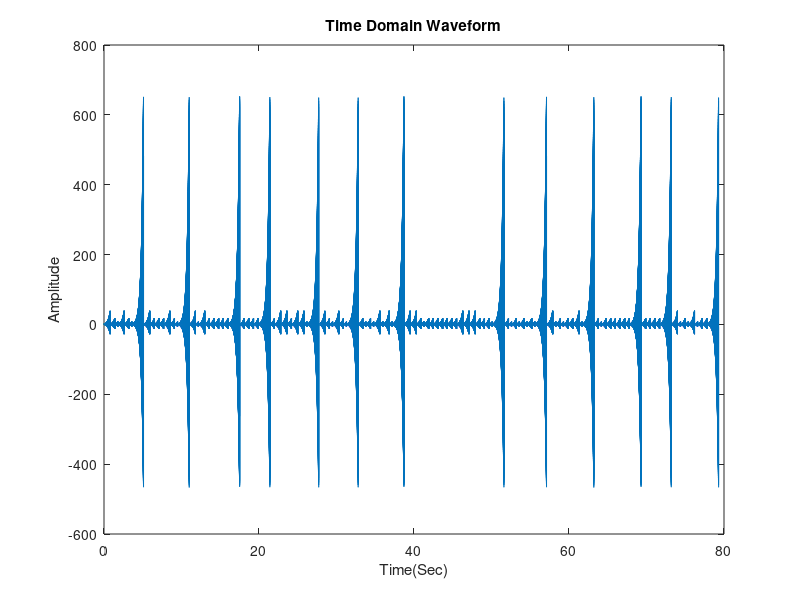
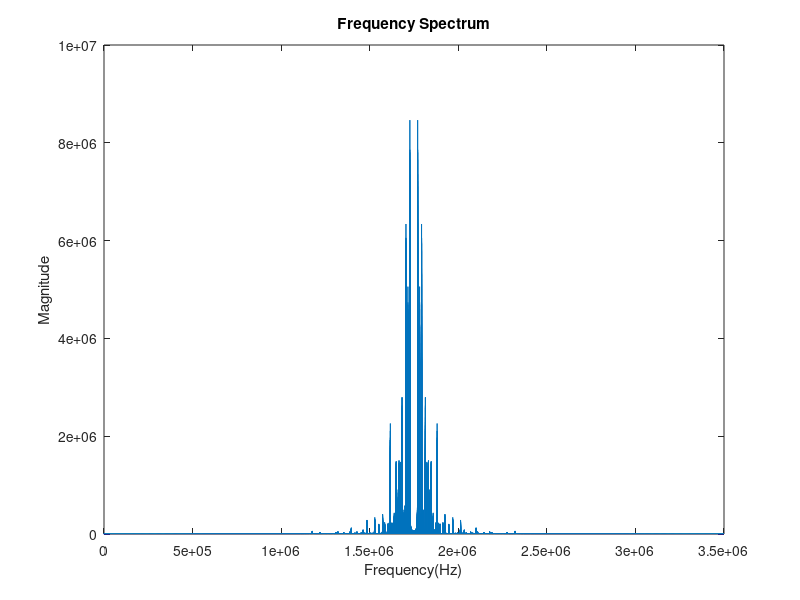

Here is the MATLAB script that generated these plots, in order:
Fs = 44100;
delta = 1/Fs;
FB3 = 246.94;
FC4 = 261.63;
FCD = 277.18;
FD4 = 293.66;
FDE = 311.13;
FE4 = 329.63;
FF4 = 349.23;
FFG = 369.99;
FG4 = 392.00;
FGA = 415.30;
FA4 = 440.00;
FAB = 466.16;
FB4 = 493.88;
FC5 = 523.25;
FCE = 554.93;
FD5 = 587.33;
FDF = 622.50;
d00 = 0.4;
d01 = 0.6;
d05 = 0.8;
d15 = 1.5;
t00 = delta:delta:d00;
t01 = delta:delta:d01;
t05 = delta:delta:d05;
t15 = delta:delta:d15;
% d00
PB3_00 = zeros(1,Fs*d00);
PC4_00 = zeros(1,Fs*d00);
PCD_00 = zeros(1,Fs*d00);
PD4_00 = zeros(1,Fs*d00);
PDE_00 = zeros(1,Fs*d00);
PE4_00 = zeros(1,Fs*d00);
PF4_00 = zeros(1,Fs*d00);
PFG_00 = zeros(1,Fs*d00);
PG4_00 = zeros(1,Fs*d00);
PGA_00 = zeros(1,Fs*d00);
PA4_00 = zeros(1,Fs*d00);
PAB_00 = zeros(1,Fs*d00);
PB4_00 = zeros(1,Fs*d00);
PC5_00 = zeros(1,Fs*d00);
PCE_00 = zeros(1,Fs*d00);
PD5_00 = zeros(1,Fs*d00);
PDF_00 = zeros(1,Fs*d00);
% d01
PB3_01 = zeros(1,Fs*d01);
PC4_01 = zeros(1,Fs*d01);
PCD_01 = zeros(1,Fs*d01);
PD4_01 = zeros(1,Fs*d01);
PDE_01 = zeros(1,Fs*d01);
PE4_01 = zeros(1,Fs*d01);
PF4_01 = zeros(1,Fs*d01);
PFG_01 = zeros(1,Fs*d01);
PG4_01 = zeros(1,Fs*d01);
PGA_01 = zeros(1,Fs*d01);
PA4_01 = zeros(1,Fs*d01);
PAB_01 = zeros(1,Fs*d01);
PB4_01 = zeros(1,Fs*d01);
PC5_01 = zeros(1,Fs*d01);
PCE_01 = zeros(1,Fs*d01);
PD5_01 = zeros(1,Fs*d01);
PDF_01 = zeros(1,Fs*d01);
% d02
PB3_02 = zeros(1,Fs*d05);
PC4_02 = zeros(1,Fs*d05);
PCD_02 = zeros(1,Fs*d05);
PD4_02 = zeros(1,Fs*d05);
PDE_02 = zeros(1,Fs*d05);
PE4_02 = zeros(1,Fs*d05);
PF4_02 = zeros(1,Fs*d05);
PFG_02 = zeros(1,Fs*d05);
PG4_02 = zeros(1,Fs*d05);
PGA_02 = zeros(1,Fs*d05);
PA4_02 = zeros(1,Fs*d05);
PAB_02 = zeros(1,Fs*d05);
PB4_02 = zeros(1,Fs*d05);
PC5_02 = zeros(1,Fs*d05);
PCE_02 = zeros(1,Fs*d05);
PD5_02 = zeros(1,Fs*d05);
PDF_02 = zeros(1,Fs*d05);
% d03
PB3_03 = zeros(1,Fs*d15);
PC4_03 = zeros(1,Fs*d15);
PCD_03 = zeros(1,Fs*d15);
PD4_03 = zeros(1,Fs*d15);
PDE_03 = zeros(1,Fs*d15);
PE4_03 = zeros(1,Fs*d15);
PF4_03 = zeros(1,Fs*d15);
PFG_03 = zeros(1,Fs*d15);
PG4_03 = zeros(1,Fs*d15);
PGA_03 = zeros(1,Fs*d15);
PA4_03 = zeros(1,Fs*d15);
PAB_03 = zeros(1,Fs*d15);
PB4_03 = zeros(1,Fs*d15);
PC5_03 = zeros(1,Fs*d15);
PCE_03 = zeros(1,Fs*d15);
PD5_03 = zeros(1,Fs*d15);
PDF_03 = zeros(1,Fs*d15);
p = [1 0.1 0.33 0.06 0.05 0.045 0 0.02 0.005 0.005 0 0.005 0.01];
for n=1:length(p)
% Synthesize waveforms for Piano Notes
PB3_00 = PB3_00 + p(n)*exp((1)*t00*4).*cos(2*pi*n*FB3*t00);
PC4_00 = PC4_00 + p(n)*exp((1)*t00*4).*cos(2*pi*n*FC4*t00);
PCD_00 = PCD_00 + p(n)*exp((1)*t00*4).*cos(2*pi*n*FCD*t00);
PD4_00 = PD4_00 + p(n)*exp((1)*t00*4).*cos(2*pi*n*FD4*t00);
PDE_00 = PDE_00 + p(n)*exp((1)*t00*4).*cos(2*pi*n*FDE*t00);
PE4_00 = PE4_00 + p(n)*exp((1)*t00*4).*cos(2*pi*n*FE4*t00);
PF4_00 = PF4_00 + p(n)*exp((1)*t00*4).*cos(2*pi*n*FF4*t00);
PFG_00 = PFG_00 + p(n)*exp((1)*t00*4).*cos(2*pi*n*FFG*t00);
PG4_00 = PG4_00 + p(n)*exp((1)*t00*4).*cos(2*pi*n*FG4*t00);
PGA_00 = PGA_00 + p(n)*exp((1)*t00*4).*cos(2*pi*n*FGA*t00);
PA4_00 = PA4_00 + p(n)*exp((1)*t00*4).*cos(2*pi*n*FA4*t00);
PAB_00 = PAB_00 + p(n)*exp((1)*t00*4).*cos(2*pi*n*FAB*t00);
PB4_00 = PB4_00 + p(n)*exp((1)*t00*4).*cos(2*pi*n*FB4*t00);
PC5_00 = PC5_00 + p(n)*exp((1)*t00*4).*cos(2*pi*n*FC5*t00);
PCE_00 = PCE_00 + p(n)*exp((1)*t00*4).*cos(2*pi*n*FCE*t00);
PD5_00 = PD5_00 + p(n)*exp((1)*t00*4).*cos(2*pi*n*FD5*t00);
PDF_00 = PDF_00 + p(n)*exp((1)*t00*4).*cos(2*pi*n*FDF*t00);
PB3_01 = PB3_01 + p(n)*exp((1)*t01*4).*cos(2*pi*n*FB3*t01);
PC4_01 = PC4_01 + p(n)*exp((1)*t01*4).*cos(2*pi*n*FC4*t01);
PCD_01 = PCD_01 + p(n)*exp((1)*t01*4).*cos(2*pi*n*FCD*t01);
PD4_01 = PD4_01 + p(n)*exp((1)*t01*4).*cos(2*pi*n*FD4*t01);
PDE_01 = PDE_01 + p(n)*exp((1)*t01*4).*cos(2*pi*n*FDE*t01);
PE4_01 = PE4_01 + p(n)*exp((1)*t01*4).*cos(2*pi*n*FE4*t01);
PF4_01 = PF4_01 + p(n)*exp((1)*t01*4).*cos(2*pi*n*FF4*t01);
PFG_01 = PFG_01 + p(n)*exp((1)*t01*4).*cos(2*pi*n*FFG*t01);
PG4_01 = PG4_01 + p(n)*exp((1)*t01*4).*cos(2*pi*n*FG4*t01);
PGA_01 = PGA_01 + p(n)*exp((1)*t01*4).*cos(2*pi*n*FGA*t01);
PA4_01 = PA4_01 + p(n)*exp((1)*t01*4).*cos(2*pi*n*FA4*t01);
PAB_01 = PAB_01 + p(n)*exp((1)*t01*4).*cos(2*pi*n*FAB*t01);
PB4_01 = PB4_01 + p(n)*exp((1)*t01*4).*cos(2*pi*n*FB4*t01);
PC5_01 = PC5_01 + p(n)*exp((1)*t01*4).*cos(2*pi*n*FC5*t01);
PCE_01 = PCE_01 + p(n)*exp((1)*t01*4).*cos(2*pi*n*FCE*t01);
PD5_01 = PD5_01 + p(n)*exp((1)*t01*4).*cos(2*pi*n*FD5*t01);
PDF_01 = PDF_01 + p(n)*exp((1)*t01*4).*cos(2*pi*n*FDF*t01);
PB3_02 = PB3_02 + p(n)*exp((1)*t05*4).*cos(2*pi*n*FB3*t05);
PC4_02 = PC4_02 + p(n)*exp((1)*t05*4).*cos(2*pi*n*FC4*t05);
PCD_02 = PCD_02 + p(n)*exp((1)*t05*4).*cos(2*pi*n*FCD*t05);
PD4_02 = PD4_02 + p(n)*exp((1)*t05*4).*cos(2*pi*n*FD4*t05);
PDE_02 = PDE_02 + p(n)*exp((1)*t05*4).*cos(2*pi*n*FDE*t05);
PE4_02 = PE4_02 + p(n)*exp((1)*t05*4).*cos(2*pi*n*FE4*t05);
PF4_02 = PF4_02 + p(n)*exp((1)*t05*4).*cos(2*pi*n*FF4*t05);
PFG_02 = PFG_02 + p(n)*exp((1)*t05*4).*cos(2*pi*n*FFG*t05);
PG4_02 = PG4_02 + p(n)*exp((1)*t05*4).*cos(2*pi*n*FG4*t05);
PGA_02 = PGA_02 + p(n)*exp((1)*t05*4).*cos(2*pi*n*FGA*t05);
PA4_02 = PA4_02 + p(n)*exp((1)*t05*4).*cos(2*pi*n*FA4*t05);
PAB_02 = PAB_02 + p(n)*exp((1)*t05*4).*cos(2*pi*n*FAB*t05);
PB4_02 = PB4_02 + p(n)*exp((1)*t05*4).*cos(2*pi*n*FB4*t05);
PC5_02 = PC5_02 + p(n)*exp((1)*t05*4).*cos(2*pi*n*FC5*t05);
PCE_02 = PCE_02 + p(n)*exp((1)*t05*4).*cos(2*pi*n*FCE*t05);
PD5_02 = PD5_02 + p(n)*exp((1)*t05*4).*cos(2*pi*n*FD5*t05);
PDF_02 = PDF_02 + p(n)*exp((1)*t05*4).*cos(2*pi*n*FDF*t05);
PB3_03 = PB3_03 + p(n)*exp((1)*t15*4).*cos(2*pi*n*FB3*t15);
PC4_03 = PC4_03 + p(n)*exp((1)*t15*4).*cos(2*pi*n*FC4*t15);
PCD_03 = PCD_03 + p(n)*exp((1)*t15*4).*cos(2*pi*n*FCD*t15);
PD4_03 = PD4_03 + p(n)*exp((1)*t15*4).*cos(2*pi*n*FD4*t15);
PDE_03 = PDE_03 + p(n)*exp((1)*t15*4).*cos(2*pi*n*FDE*t15);
PE4_03 = PE4_03 + p(n)*exp((1)*t15*4).*cos(2*pi*n*FE4*t15);
PF4_03 = PF4_03 + p(n)*exp((1)*t15*4).*cos(2*pi*n*FF4*t15);
PFG_03 = PFG_03 + p(n)*exp((1)*t15*4).*cos(2*pi*n*FFG*t15);
PG4_03 = PG4_03 + p(n)*exp((1)*t15*4).*cos(2*pi*n*FG4*t15);
PGA_03 = PGA_03 + p(n)*exp((1)*t15*4).*cos(2*pi*n*FGA*t15);
PA4_03 = PA4_03 + p(n)*exp((1)*t15*4).*cos(2*pi*n*FA4*t15);
PAB_03 = PAB_03 + p(n)*exp((1)*t15*4).*cos(2*pi*n*FAB*t15);
PB4_03 = PB4_03 + p(n)*exp((1)*t15*4).*cos(2*pi*n*FB4*t15);
PC5_03 = PC5_03 + p(n)*exp((1)*t15*4).*cos(2*pi*n*FC5*t15);
PCE_03 = PCE_03 + p(n)*exp((1)*t15*4).*cos(2*pi*n*FCE*t15);
PD5_03 = PD5_03 + p(n)*exp((1)*t15*4).*cos(2*pi*n*FD5*t15);
PDF_03 = PDF_03 + p(n)*exp((1)*t15*4).*cos(2*pi*n*FDF*t15);
end
line01 = [PCD_02,PF4_01,PFG_00,PGA_02,PAB_01,PFG_00,PGA_03];
line02 = [PCE_02,PCE_01,PGA_01,PGA_01,PAB_02,PFG_01,PF4_00,PDE_03];
line03 = [PF4_02,PF4_00,PFG_02,PDE_01,PF4_01,PGA_01,PAB_01,PC5_01,PCE_03];
line04 = [PC5_01,PAB_01,PGA_01,PFG_01,PF4_03];
line05 = [PGA_01,PGA_02,PFG_02,PF4_01,PFG_02,PF4_02,PDE_00,PCD_03];
line06 = [PCD_02,PDE_01,PFG_00,PE4_02,PDE_01,PC4_00,PCD_03];
line07 = [PDE_01,PDE_00,PE4_01,PFG_00,PGA_02,PGA_00,PA4_02,PC5_00,PCE_03];
line08 = [PFG_02,PGA_02,PC5_01,PC5_00,PCE_01];
line09 = [PDF_01,PC5_01,PDF_01,PCE_01,PDF_01,PC5_01,PCE_02];
line10 = [PGA_02,PFG_02,PFG_01,PFG_01,PF4_01,PDE_00,PCD_03];
line11 = [PCD_01,PCD_00,PF4_01,PFG_00,PGA_01,PGA_00,PAB_01,PFG_00,PGA_03];
line12 = [PCE_02,PCE_00,PGA_01,PGA_00,PAB_01,PAB_01,PFG_02,PF4_00,PDE_03];
line13 = [PF4_01,PF4_00,PFG_01,PDE_01,PF4_01,PGA_01,PAB_01,PC5_01,PCE_03];
line14 = [PC5_01,PAB_01,PGA_01,PFG_01,PF4_03];
line15 = [PGA_02,PGA_00,PFG_01,PF4_00,PFG_02,PFG_00,PF4_01,PDE_01,PCD_03];
Stanza1 = [line01,line02,line03,line04,line05];
Stanza2 = [line06,line07,line08,line09,line10];
Stanza3 = [line11,line12,line13,line14,line15];
Tone = [Stanza1,Stanza2,Stanza3];
soundsc (Tone, Fs);
T = 0:delta:(length(Tone)*delta)-delta;
plot (T,Tone);
title('Time Domain Waveform');
xlabel('Time(Sec)');
ylabel('Amplitude');
figure;
z = fftshift(fft(Tone));
plot (abs(z));
title('Frequency Spectrum');
xlabel('Frequency(Hz)');
ylabel('Magnitude');
audiowrite ('National_Anthem_Tone.wav', Tone, Fs);
